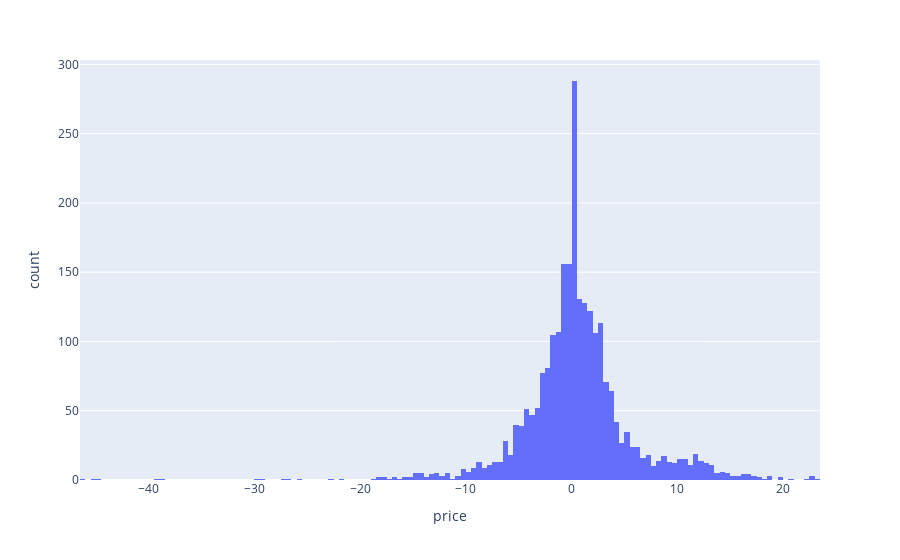

Source (notebook cell):
### Markdown cell above
Next, we need to optimize `theta_high` and  `theta_low`. To get a feeling for which values we might try, we first have a look at the distribution of monthly price deviations.

### Code cell
px.histogram(hist_prices, x="price")

### Figure 1 — Plotly figure (JSON) as saved in the notebook; plotly's stock layout.template omitted (floating-point values rounded to 4 significant figures; data arrays with more than 128 entries replaced by an {"elided": "..."} marker saying what was removed)
{"data": [{"bingroup": "x", "hovertemplate": "price=%{x}<br>count=%{y}<extra></extra>", "legendgroup": "", "marker": {"color": "#636efa", "pattern": {"shape": ""}}, "name": "", "orientation": "v", "showlegend": false, "type": "histogram", "x": {"elided": "2516 float values"}, "xaxis": "x", "yaxis": "y"}], "layout": {"barmode": "relative", "legend": {"tracegroupgap": 0}, "margin": {"t": 60}, "xaxis": {"anchor": "y", "domain": [0, 1], "title": {"text": "price"}}, "yaxis": {"anchor": "x", "domain": [0, 1], "title": {"text": "count"}}}}
